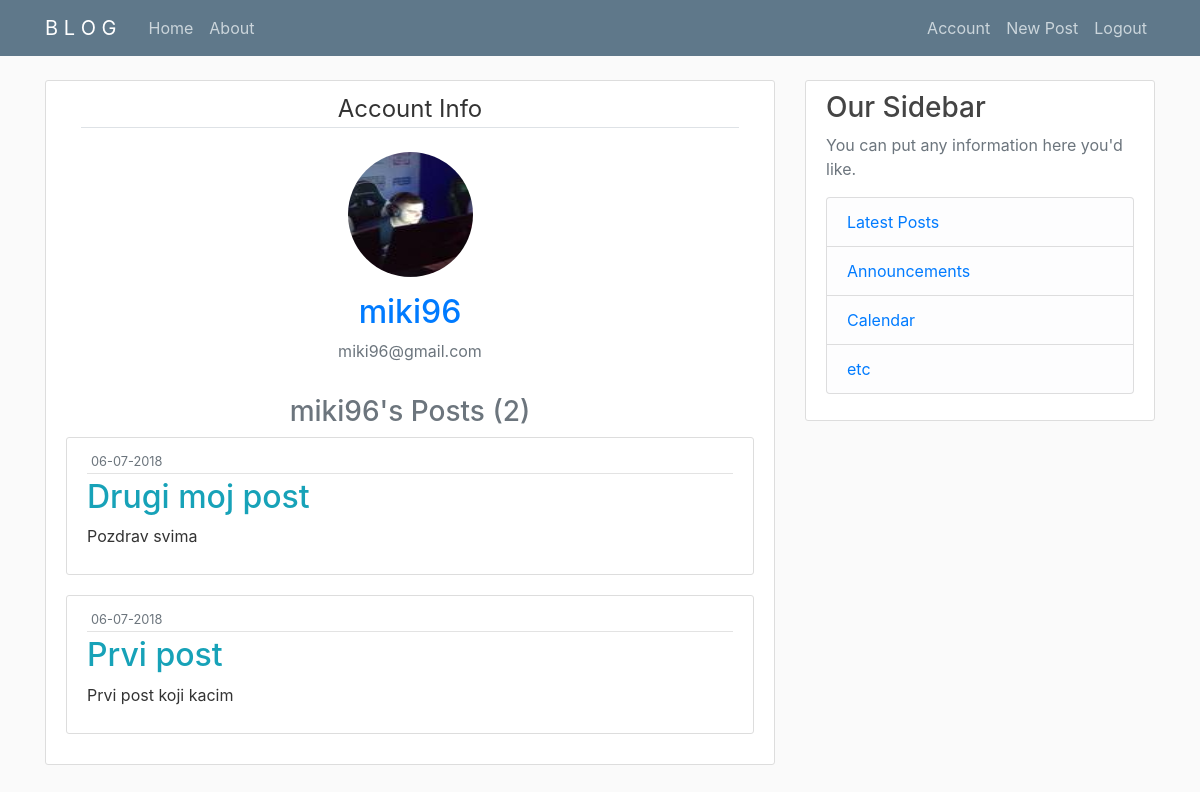
The page /miki96 (signed in) on the database as committed earlier.
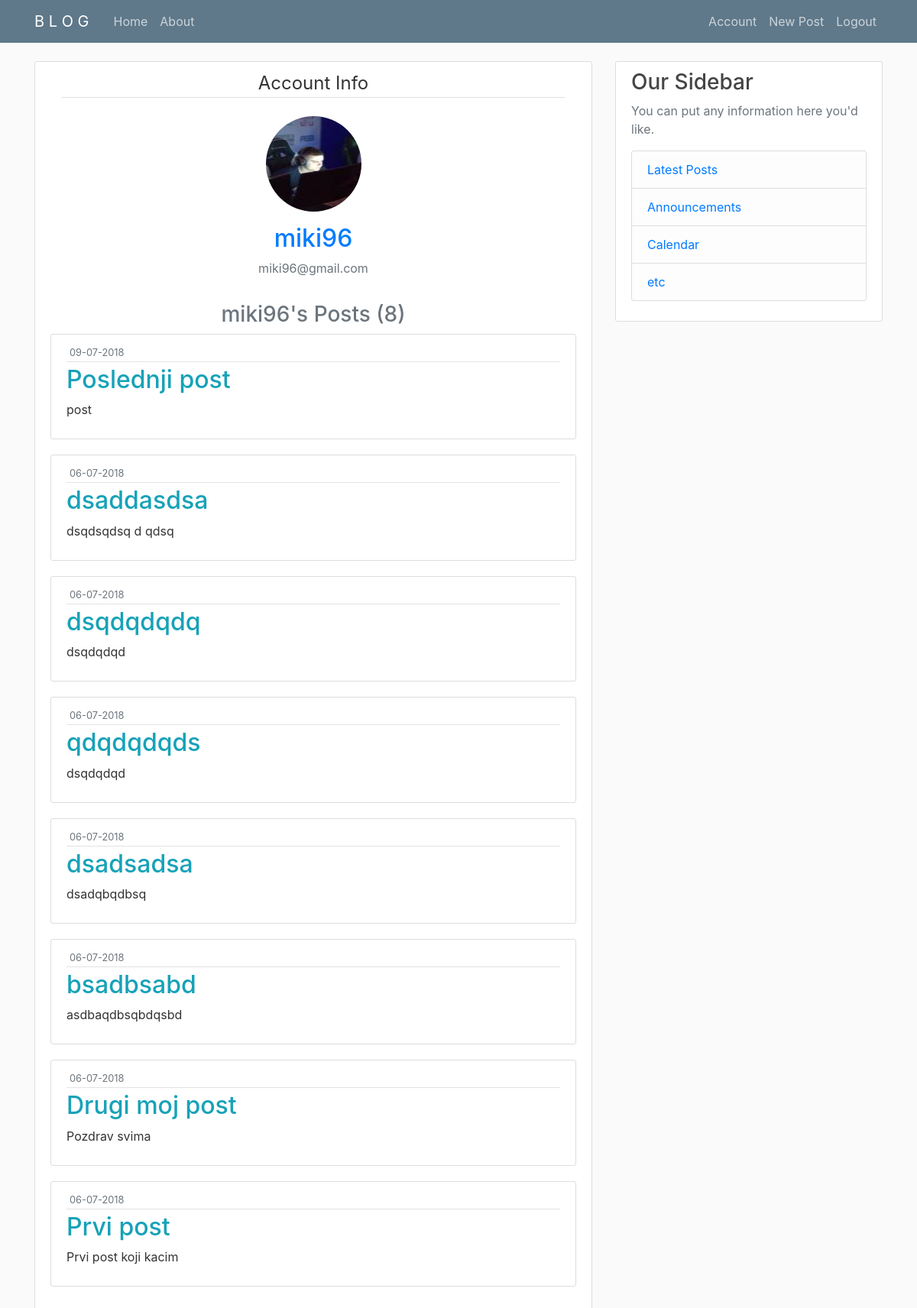
The same page on the database as committed later.
### flaskblog/models.py (models this page shows, shortened)
class Post(db.Model):
    id = db.Column(db.Integer, primary_key=True)
    title = db.Column(db.String(100), nullable=False)
    date_posted = db.Column(db.DateTime, nullable=False, default=datetime.utcnow)
    content = db.Column(db.Text, nullable=False)
    user_id = db.Column(db.Integer, db.ForeignKey('user.id'),nullable=False)

### flaskblog/users/routes.py (the view)
@users.route("/<username>")
def user_page(username):
    page = request.args.get('page',1,type=int)#type int will raise ValueError if sb enters not int
    if not current_user.is_authenticated:
        flash('You have to be logged in to see users\' details!','danger')
        return redirect(url_for('main.home'))
    if current_user.username == username:
        return redirect(url_for('users.account'))
    user = User.query.filter_by(username=username).first_or_404()
    if user:
        posts = Post.query.filter_by(author=user).order_by(Post.date_posted.desc()).paginate()
        image_file = url_for('static',filename='profile_pics/' + user.image_file)
        return render_template('user.html',title=username + ' Home Page',user=user,posts=posts,image_file=image_file)
    flash('Specified user can not be found!','danger')
    return redirect(url_for('main.home'))

### flaskblog/models.py (called while the page is built)
@login_manager.user_loader
def load_user(user_id):
    return User.query.get(int(user_id))

### flaskblog/templates/user.html
{% extends "layout.html" %} {% block content %}
<div class="content-section">
    <form action="" enctype="multipart/form-data">
        <fieldset class="form-group container">
            <legend class="border-bottom mb-4 text-center">Account Info</legend>
            <img class="rounded-circle account-img mx-auto d-block" src="{{image_file}}" alt="default.jpg">
            <div>
                <a href="#">
                    <h2 class="text-primary text-center">{{ user.username }}</h2>
                </a>
                <p class="text-muted text-center">{{user.email}}</p>
            </div>
        </fieldset>
    </form>
    <div>
        <h3 class="text-muted text-center">{{user.username}}'s Posts ({{posts.total}})</h3>
    </div>
    {% if posts %} {% for post in posts.items %}
    <article class="media content-section">
        <div class="media-body">
            <div class="article-metadata">
                <small class="text-muted m-1">{{ post.date_posted.strftime('%d-%m-%Y') }}</small>
            </div>
            <h2>
                <a class="article-title text-info" href="{{ url_for('posts.post',post_id=post.id) }}">{{ post.title }}</a>
            </h2>
            <p class="article-content">{{ post.content }}</p>
        </div>
    </article>
    {% endfor %} {% endif %}
</div>
{% endblock content %}

Rows that differ between the two databases and show on the page:
added Post: date_posted "09-07-2018", title "Poslednji post", content "post"
added Post: date_posted "06-07-2018", title "dsaddasdsa", content "dsqdsqdsq d qdsq"
added Post: date_posted "06-07-2018", title "dsqdqdqdq", content "dsqdqdqd"
added Post: date_posted "06-07-2018", title "qdqdqdqds", content "dsqdqdqd"
added Post: date_posted "06-07-2018", title "dsadsadsa", content "dsadqbqdbsq"
added Post: date_posted "06-07-2018", title "bsadbsabd", content "asdbaqdbsqbdqsbd"
Other text that changed with them:
{{ posts.total }}: "2" → "8"
